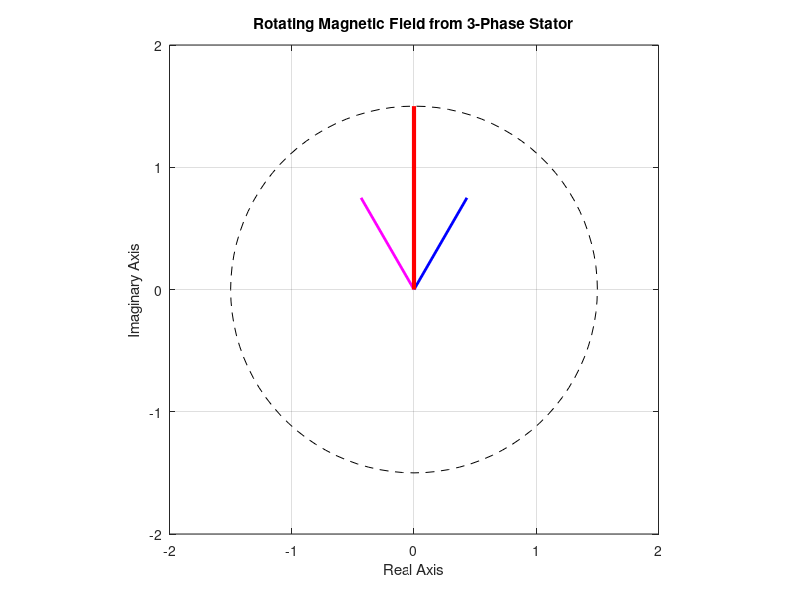

Write the MATLAB code that produced this figure.
% mag_field.m
% Calculate the net magnetic field produced by a three-phase stator.

clear; clc;

% Basic conditions
bmax = 1;          % Normalize bmax to 1
freq = 60;         % 60 Hz
w = 2 * pi * freq; % Angular velocity (rad/s)

% Time vector (one full cycle, high resolution)
t = 0 : 1/6000 : 1/freq;

% Phase angles (A: 0, B: -120°, C: +120°)
theta_a = 0;
theta_b = -2*pi/3;
theta_c = 2*pi/3;

% Unit phasors for each phase (stationary in space)
ea = cos(theta_a) + 1i*sin(theta_a);
eb = cos(theta_b) + 1i*sin(theta_b);
ec = cos(theta_c) + 1i*sin(theta_c);

% Magnetic field contributions of each phase over time
Baa = bmax * sin(w * t) .* ea;
Bbb = bmax * sin(w * t - 2*pi/3) .* eb;
Bcc = bmax * sin(w * t + 2*pi/3) .* ec;

% Net magnetic field (vector sum)
Bnet = Baa + Bbb + Bcc;

% Reference circle for max magnitude
circle = 1.5 * (cos(w * t) + 1i * sin(w * t));

% Animate the rotating field
for ii = 1:length(t)
    clf;
    
    % Plot reference circle
    plot(real(circle), imag(circle), 'k--'); hold on;
    
    % Plot individual phase contributions
    plot([0 real(Baa(ii))], [0 imag(Baa(ii))], 'k', 'LineWidth', 2);
    plot([0 real(Bbb(ii))], [0 imag(Bbb(ii))], 'b', 'LineWidth', 2);
    plot([0 real(Bcc(ii))], [0 imag(Bcc(ii))], 'm', 'LineWidth', 2);
    
    % Plot net magnetic field vector
    plot([0 real(Bnet(ii))], [0 imag(Bnet(ii))], 'r', 'LineWidth', 3);
    
    % Set plot properties
    axis square;
    axis([-2 2 -2 2]);
    title('Rotating Magnetic Field from 3-Phase Stator');
    xlabel('Real Axis'); ylabel('Imaginary Axis');
    grid on;
    
    drawnow;
end
